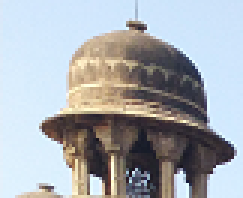
#> input picture Files used as input/img9.bmp, 81 x 66 px, found by its file name (shown 3 times larger)
$ python 'C4_2 2D_conv_illustration.py'
#> lines starting #> are read from the running program, lines starting #| are printed output that depends on the picture
### Chapter 09/my_package/my_functions.py
#======================================================================
# Purpose : creating custom functions for usage
#======================================================================

import matplotlib.pyplot as plt
import cv2
import numpy as np

# Function my_imshow is used to display image using matplotlib method and is
# usually used with subplots

def my_imshow(input_image,str='',ax='Nothing Passed'):
    if ax=='Nothing Passed':
        fig1,ax1=plt.subplots()
        fig1.show()
        if input_image.ndim==3:
            plt.imshow(cv2.cvtColor(input_image, cv2.COLOR_BGR2RGB))
        else:
            plt.imshow(cv2.cvtColor(input_image, cv2.COLOR_GRAY2RGB))
        plt.axis("off")
        plt.gca().set_title(str)
        return fig1,ax1
    else:
        if input_image.ndim==3:
            ax.imshow(cv2.cvtColor(input_image, cv2.COLOR_BGR2RGB))
        else:
            ax.imshow(cv2.cvtColor(input_image, cv2.COLOR_GRAY2RGB))
        ax.axis("off")
        ax.set_title(str)

# Function norm_uint8 defined below,
# Normalises and convert to uint8 an input_image and return the same, usually
# used while displaying a grayscale image which has been converted to float32
# during processing

def norm_uint8(input_image):
    input_image=input_image-np.min(input_image)
    input_image=255*input_image/np.max(input_image)
    input_image=np.uint8(input_image)
    return input_image


### Chapter 04/C4_2 2D_conv_illustration.py
#==============================================================================
# PURPOSE : Illustration of 2D convolution
#==============================================================================
import cv2
import matplotlib.pyplot as plt
import numpy as np
import scipy.signal as sci
import my_package.my_functions as mf # This is a user defined package and ...
# one may find the details related to its contents and usage in section XXX

input_image=np.float32(cv2.imread('img9.bmp',0))
#> input_image: shape (66, 81) float32; min 16, max 254, mean 171.4
#------------------------------------------------------------------------------
#                     2D FILTER DESIGN
#------------------------------------------------------------------------------
n=5;
my_filter=np.ones([n,n])/(n**2) # Averaging filter (shape 5x5)

#------------------------------------------------------------------------------
#             2D CONVOLUTION in 3 DIFFERENT WAYS
#------------------------------------------------------------------------------
conv_result_same=sci.convolve(input_image,my_filter,'same')
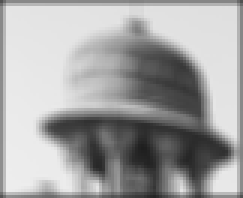
#> conv_result_same: shape (66, 81) float64 (shown 3 times larger); min 30.68, max 237.9, mean 164.4
conv_result_valid=sci.convolve(input_image,my_filter,'valid')
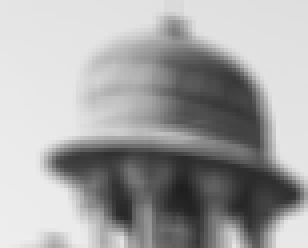
#> conv_result_valid: shape (62, 77) float64 (shown 4 times larger); min 30.68, max 237.9, mean 166.3
conv_result_full=sci.convolve(input_image,my_filter,'full')
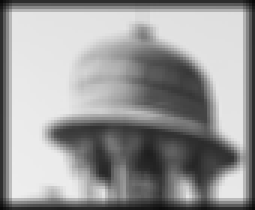
#> conv_result_full: shape (70, 85) float64 (shown 3 times larger); min 8.84, max 237.9, mean 154

#------------------------------------------------------------------------------
#                       PLOTTING
#------------------------------------------------------------------------------
fig1,ax1=plt.subplots(2,2)
fig1.show()
mf.my_imshow(mf.norm_uint8(input_image),"(a) Input Image",ax1[0,0])
mf.my_imshow(mf.norm_uint8(conv_result_same),"(b) Convolution (SAME)",ax1[0,1])
#> in norm_uint8 (call 2), `input_image=input_image-np.min(input_image)`:
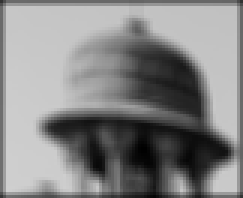
#> input_image: shape (66, 81) float64 (shown 3 times larger); min 0, max 207.2, mean 133.7
#> in norm_uint8 (call 2), `input_image=255*input_image/np.max(input_image)`:
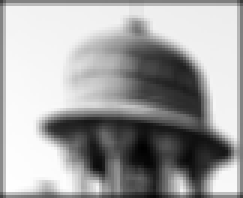
#> input_image: shape (66, 81) float64 (shown 3 times larger); min 0, max 255, mean 164.5
mf.my_imshow(mf.norm_uint8(conv_result_valid),"(c) Convolution (VALID)",ax1[1,0])
#> in norm_uint8 (call 3), `input_image=255*input_image/np.max(input_image)`:
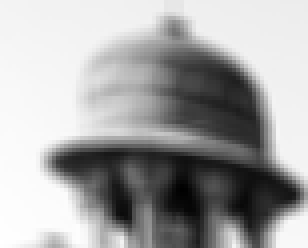
#> input_image: shape (62, 77) float64 (shown 4 times larger); min 0, max 255, mean 166.9
mf.my_imshow(mf.norm_uint8(conv_result_full),"(d) Convolution (FULL)",ax1[1,1])

#------------------------------------------------------------------------------
#    PRINTING SHAPE OF INPUT IMAGE, FILTER & VARIOUS OUTPUTS
#------------------------------------------------------------------------------
print("Shape of input image ... ",np.shape(input_image))
#> (printed output is left out)
print("Shape of convolution filter ... ",np.shape(my_filter))
print("Shape of SAME CONVOLUTION ... ",np.shape(conv_result_same))
#> (printed output is left out)
print("Shape of VALID CONVOLUTION ... ",np.shape(conv_result_valid))
#> (printed output is left out)
print("Shape of FULL CONVOLUTION ... ",np.shape(conv_result_full))
#> (printed output is left out)

plt.show()
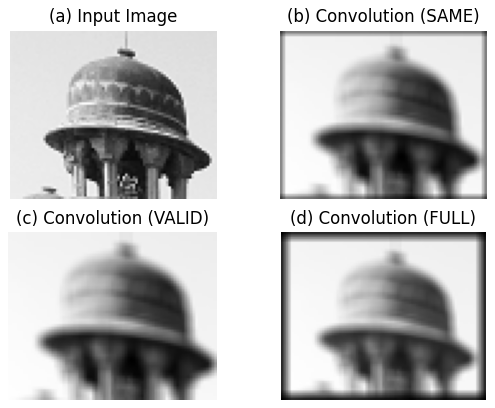
#> figure drawn by matplotlib, 4 panels
print("Completed Successfully ...")

$ run again, with Files used as input/img1.bmp copied over Files used as input/img9.bmp
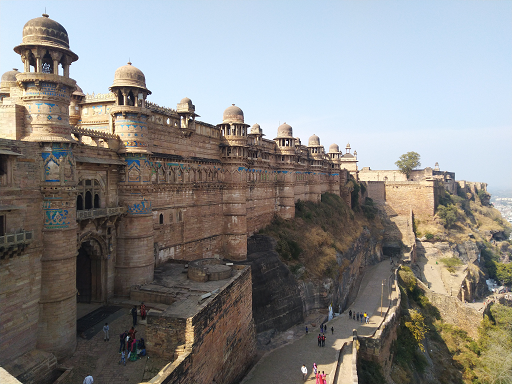
#> input picture Files used as input/img1.bmp, 512 x 384 px, found by its file name
#> `conv_result_full=sci.convolve(input_image,my_filter,'full')`:
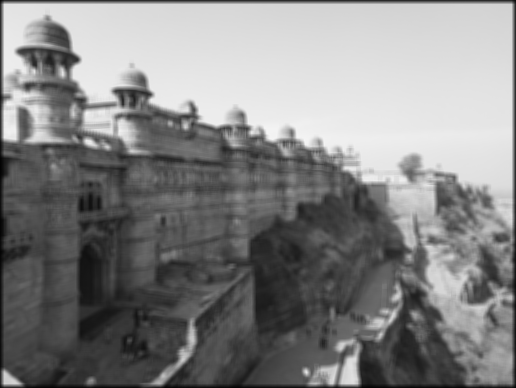
#> conv_result_full: shape (388, 516) float64; min 3.52, max 244.7, mean 132.7
#> (printed output is left out)
#> (printed output is left out)
#> (printed output is left out)
#> (printed output is left out)
#> `plt.show()`:
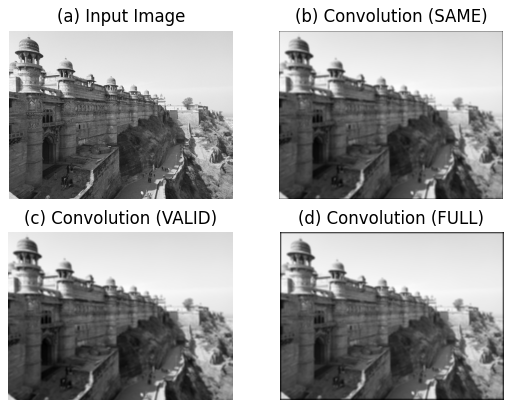
#> figure drawn by matplotlib, 4 panels

$ run again, with Files used as input/img10.bmp copied over Files used as input/img9.bmp
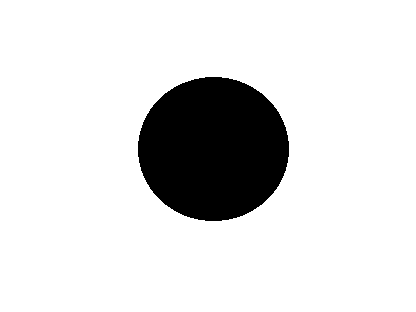
#> input picture Files used as input/img10.bmp, 416 x 312 px, found by its file name
#> in norm_uint8 (call 4), `input_image=input_image-np.min(input_image)`:
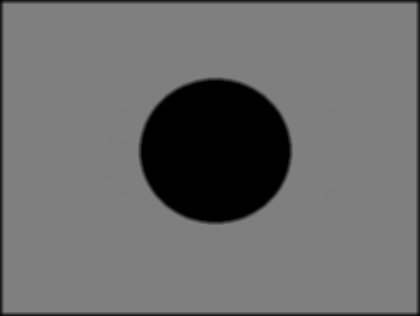
#> input_image: shape (316, 420) float64; min 0, max 127, mean 107.9
#> (printed output is left out)
#> (printed output is left out)
#> (printed output is left out)
#> (printed output is left out)
#> `plt.show()`:
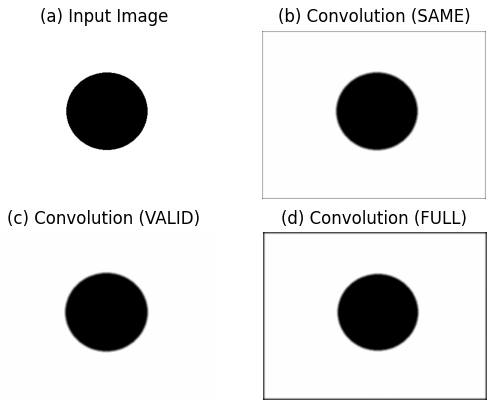
#> figure drawn by matplotlib, 4 panels

$ run again, with Files used as input/img11.bmp copied over Files used as input/img9.bmp
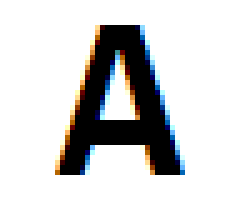
#> input picture Files used as input/img11.bmp, 49 x 42 px, found by its file name (shown 5 times larger)
#> (printed output is left out)
#> (printed output is left out)
#> (printed output is left out)
#> (printed output is left out)
#> `plt.show()`:
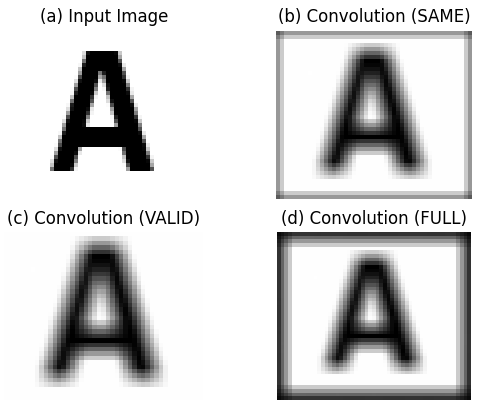
#> figure drawn by matplotlib, 4 panels
